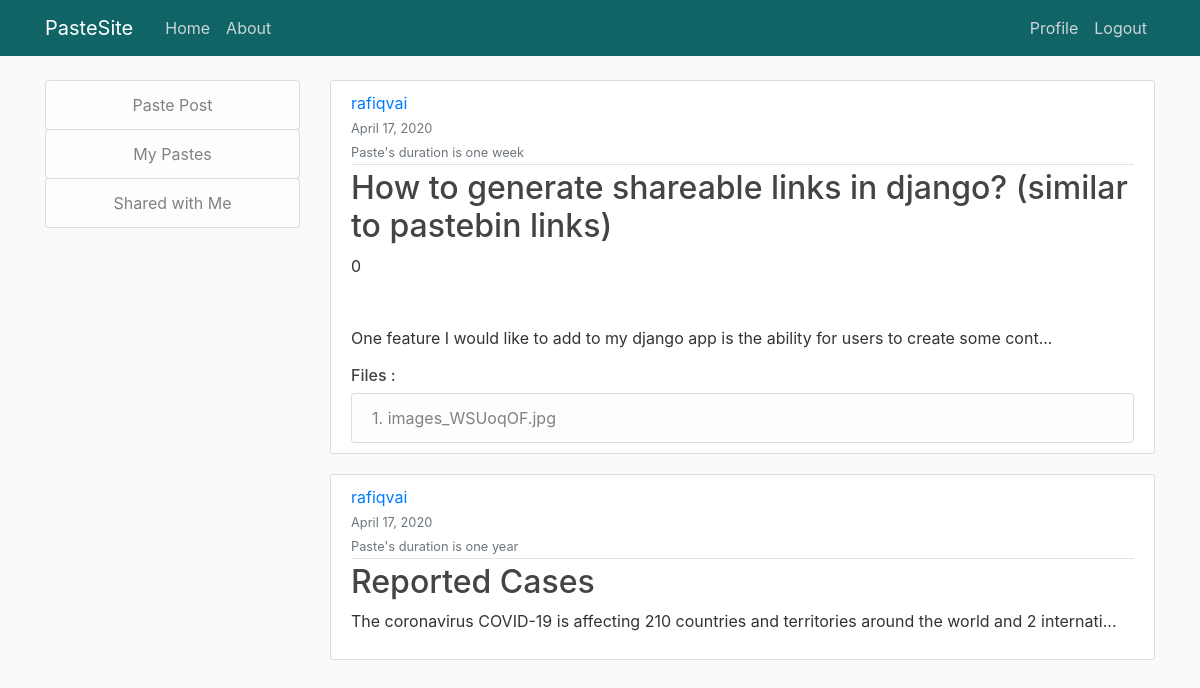
Page /ShareWithMe/post (signed in) on the earlier database version.
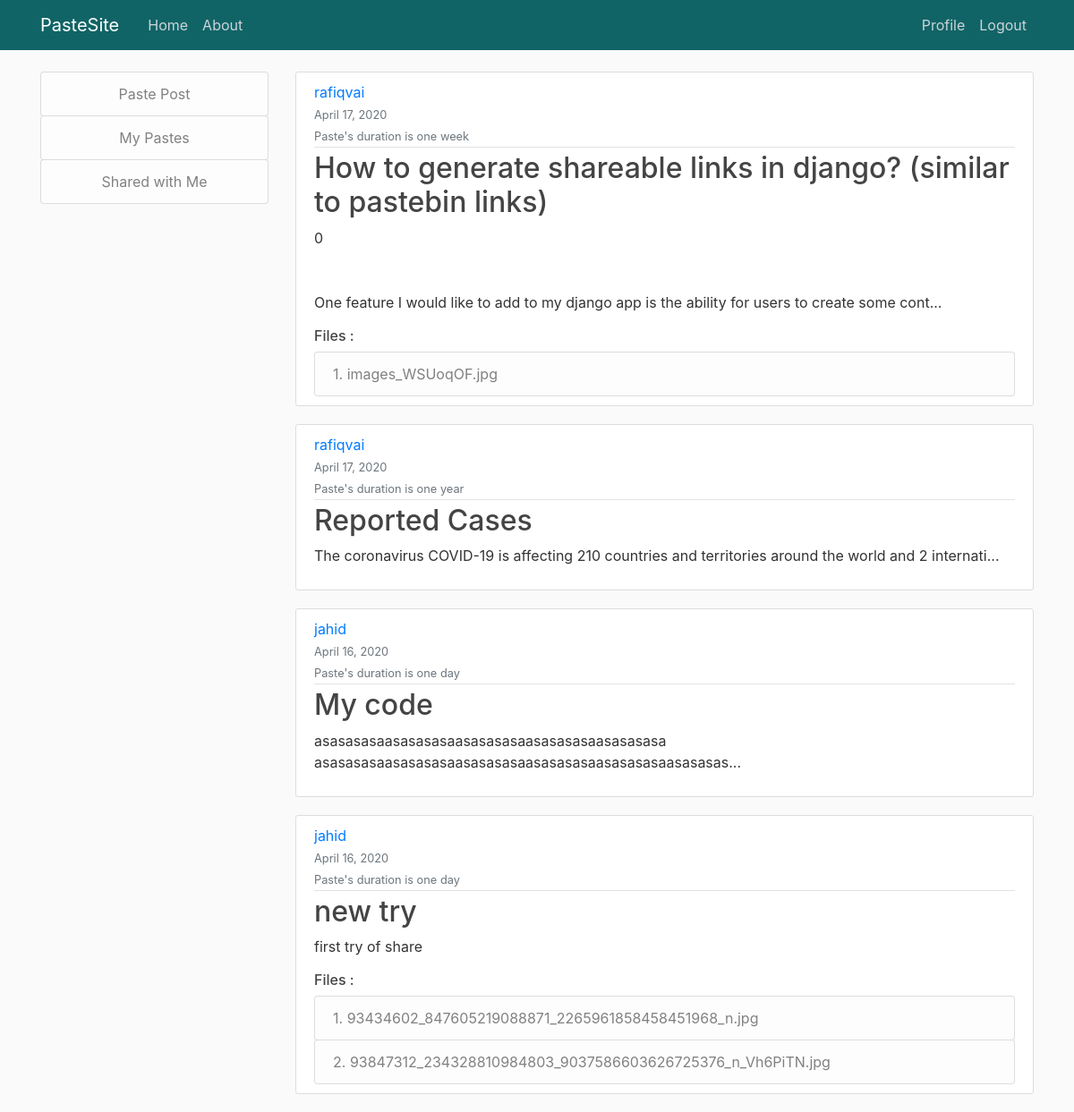
Same page on the later database version.
### blog/models.py (models this page shows, shortened)
class Share(models.Model):
    post = models.ForeignKey(PostFile, on_delete = models.CASCADE)
    viewer = models.ForeignKey(User, on_delete=models.CASCADE)
    viewer_username = models.CharField('',max_length=100)

class PostFile(models.Model):
    expiration_choices = [
        ('1','One Day'),
        ('7','One Week'),
        ('30','One Month'),
        ('365','One Year')
    ]
    title = models.CharField(max_length=100)
    expiration = models.CharField(max_length=20,choices=expiration_choices, default=1)
    content = models.TextField()
    file = models.FileField(upload_to = 'files/', blank = True , null = True)
    date_posted = models.DateTimeField(default=timezone.now)
    author = models.ForeignKey(User, on_delete=models.CASCADE)
    def snippet(self):
        str = self.content[:100]
        if len(self.content) > 100:
            str+='...'
        return str

class Attachment(models.Model):
    post = models.ForeignKey(PostFile, on_delete = models.CASCADE)
    file = models.FileField(upload_to='files/', blank = True, null= True)
    def filename(self):
        return os.path.basename(self.file.name)

### blog/views.py (the view)
# urls.py: path('ShareWithMe/post', PostFileSharedWithMeListView.as_view(), name='blog-sharewithme'),
class PostFileSharedWithMeListView(LoginRequiredMixin,ListView):
    model = Share
    template_name = 'blog/fileSharedWithMe.html'    #<app>/<model>_<viewtype>.html
    context_object_name = 'shares'
    ordering = ['-date_posted']
    def get_queryset(self):
        current_user = self.request.user
        return Share.objects.all().filter(viewer = current_user).order_by('-post')

### blog/templates/blog/fileSharedWithMe.html
{% extends "blog/base.html" %}
{% block content %}
    {% for share in shares%}
        <article class="media content-section">
            <div class="media-body">
                <div class="article-metadata">
                    <a class="mr-2" href="#">{{ share.post.author }}</a>
                    <div>
                        <small class="text-muted">{{ share.post.date_posted|date:"F d, Y" }}</small>
                    </div>
                    <div>
                        {% if share.post.expiration == '1' %}
                            <small class="text-muted">Paste's duration is one day </small>
                        {% elif  share.post.expiration == '7' %}
                            <small class="text-muted ">Paste's duration is one week </small>
                        {% elif  share.post.expiration == '30' %}
                            <small class="text-muted">Paste's duration is one month </small>
                        {% else %}
                            <small class="text-muted">Paste's duration is one year </small>
                        {% endif %}
                    </div>
                </div>
                <h2><a class="article-title" href="{% url 'postfile-detail' share.post.id %}">{{ share.post.title }}</a></h2>
                <p class="article-content">{{ share.post.snippet|urlize }}</p>
                {% if  share.post.attachment_set.all%}
                    <h6>Files :</h6>
                    <div class="list-group">
                        {% for file in share.post.attachment_set.all%}
                            <a class="btn list-group-item list-group-item-light text-left" href="{{ file.file.url }}" target="_blank">{{ forloop.counter }}.   {{file.filename }}</a>
                        {% endfor %}
                        </div>
                {% endif %}
            </div>
        </article>
    {% endfor %}
{% endblock content %}

Differences in the rows shown:
added Share: post.author "jahid", post.date_posted "April 16, 2020", shows "Paste's duration is one day", post "My code", post.snippet "asasasasaasasasasaasasasasaasasasasaasasasasa asasasasaasasasasaasasasasaasasasasaasasasasaasasasas..."
added Share: post.author "jahid", post.date_posted "April 16, 2020", shows "Paste's duration is one day", post "new try", post.snippet "first try of share"
now on this page (row unchanged): Attachment: filename "93434602_847605219088871_2265961858458451968_n.jpg", shown under "jahid"
now on this page (row unchanged): Attachment: filename "93847312_234328810984803_9037586603626725376_n_Vh6PiTN.jpg", shown under "jahid"
